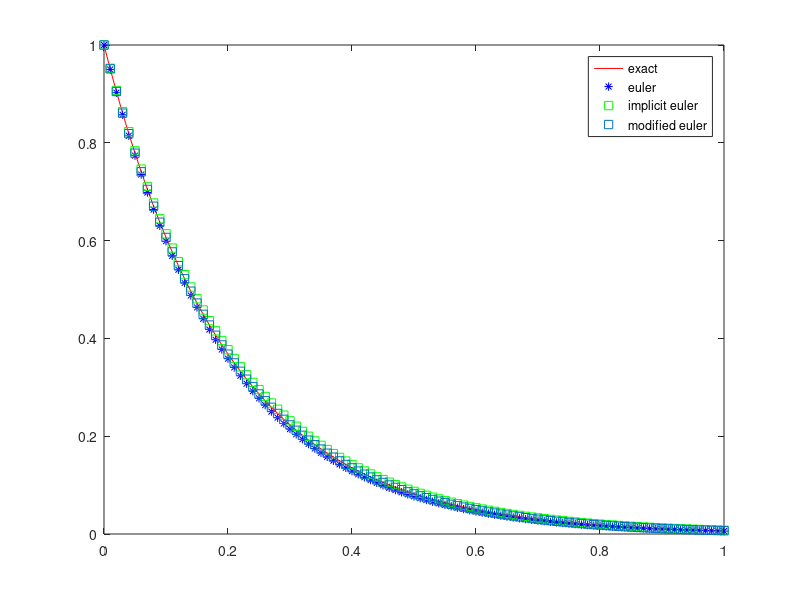

MATLAB code for this plot:
function chap1_euler
% Euler method for solving ODEs
% u'=f(t,u), u(0)=u0
% f(t,u) = -5u

T=1;
h=0.01;
t=0:h:T;
N=length(t)-1;

%精确解
solu = exp(-5*t);

u0 =1;
f = @f1;
u_euler = euler(f,u0,t,h,N);
u_implicit_euler = implicit_euler(f,u0,t,h,N);
u_modified_euler = modified_euler(f,u0,t,h,N);

figure(1)
plot(t,solu,'r',t,u_euler,'*b',t,u_implicit_euler,'gs',t,u_modified_euler,'s')
legend('exact','euler','implicit euler','modified euler')
end


function u = euler(f,u0,t,h,N)
u = zeros(N+1,1);
u(1) = u0;
for i=1:N
    u(i+1) = u(i) + h*f(t(i),u(i));
end
end

function u = implicit_euler(f,u0,t,h,N)
u = zeros(N+1,1);
u(1) = u0;
eps_in = 1e-6;
K_in = 6;
for n=1:N
    s1 = u(n);
    k=1;
    du =1;
    % du 就是看两个迭代值之间的差值是不是足够小
    while k<=K_in && abs(du)>eps_in
        s2 = u(n)+h*f(t(n+1),s1);
        du = s2-s1;
        s1 = s2;
        k = k+1;
    end
    u(n+1) = s1;
end
end

function u = modified_euler(f,u0,t,h,N)
u = zeros(N+1,1);
u(1) = u0;
eps_in = 1e-6;
K_in = 6;
for n=1:N
    fn = f(t(n),u(n));
    s1 = u(n);
    k=1;
    du = 1;
    while k<=K_in && abs(du)>eps_in
        s2 = u(n)+h/2*(fn+f(t(n+1),s1));
        du = s2-s1;
        s1 = s2;
        k = k+1;
    end
    u(n+1) = s1;
end
end

function f = f1(t,u)
f=-5*u;
end
